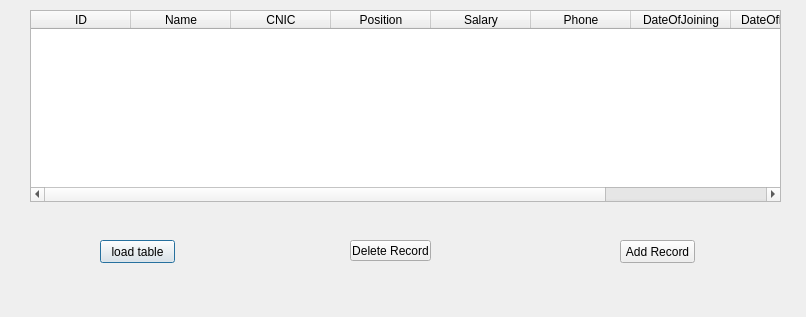
<?xml version="1.0" encoding="UTF-8"?>
<ui version="4.0">
 <class>Dialog</class>
 <widget class="QDialog" name="Dialog">
  <property name="geometry">
   <rect>
    <x>0</x>
    <y>0</y>
    <width>806</width>
    <height>317</height>
   </rect>
  </property>
  <property name="windowTitle">
   <string>Dialog</string>
  </property>
  <widget class="QPushButton" name="pushButton">
   <property name="geometry">
    <rect>
     <x>100</x>
     <y>240</y>
     <width>75</width>
     <height>23</height>
    </rect>
   </property>
   <property name="text">
    <string>load table</string>
   </property>
  </widget>
  <widget class="QTableWidget" name="tableWidget">
   <property name="geometry">
    <rect>
     <x>30</x>
     <y>10</y>
     <width>751</width>
     <height>192</height>
    </rect>
   </property>
   <property name="sizePolicy">
    <sizepolicy hsizetype="Maximum" vsizetype="Maximum">
     <horstretch>0</horstretch>
     <verstretch>0</verstretch>
    </sizepolicy>
   </property>
   <attribute name="horizontalHeaderCascadingSectionResizes">
    <bool>false</bool>
   </attribute>
   <attribute name="horizontalHeaderShowSortIndicator" stdset="0">
    <bool>false</bool>
   </attribute>
   <attribute name="horizontalHeaderStretchLastSection">
    <bool>true</bool>
   </attribute>
   <attribute name="verticalHeaderCascadingSectionResizes">
    <bool>true</bool>
   </attribute>
   <column>
    <property name="text">
     <string>ID</string>
    </property>
   </column>
   <column>
    <property name="text">
     <string>Name</string>
    </property>
   </column>
   <column>
    <property name="text">
     <string>CNIC</string>
    </property>
   </column>
   <column>
    <property name="text">
     <string>Position</string>
    </property>
   </column>
   <column>
    <property name="text">
     <string>Salary</string>
    </property>
   </column>
   <column>
    <property name="text">
     <string>Phone</string>
    </property>
   </column>
   <column>
    <property name="text">
     <string>DateOfJoining</string>
    </property>
   </column>
   <column>
    <property name="text">
     <string>DateOfLeaving</string>
    </property>
   </column>
   <column>
    <property name="text">
     <string/>
    </property>
   </column>
  </widget>
  <widget class="QPushButton" name="pushButton_2">
   <property name="geometry">
    <rect>
     <x>620</x>
     <y>240</y>
     <width>75</width>
     <height>23</height>
    </rect>
   </property>
   <property name="text">
    <string>Add Record</string>
   </property>
  </widget>
  <widget class="QPushButton" name="pushButton_3">
   <property name="geometry">
    <rect>
     <x>350</x>
     <y>240</y>
     <width>81</width>
     <height>21</height>
    </rect>
   </property>
   <property name="text">
    <string>Delete Record</string>
   </property>
  </widget>
 </widget>
 <resources/>
 <connections/>
</ui>
